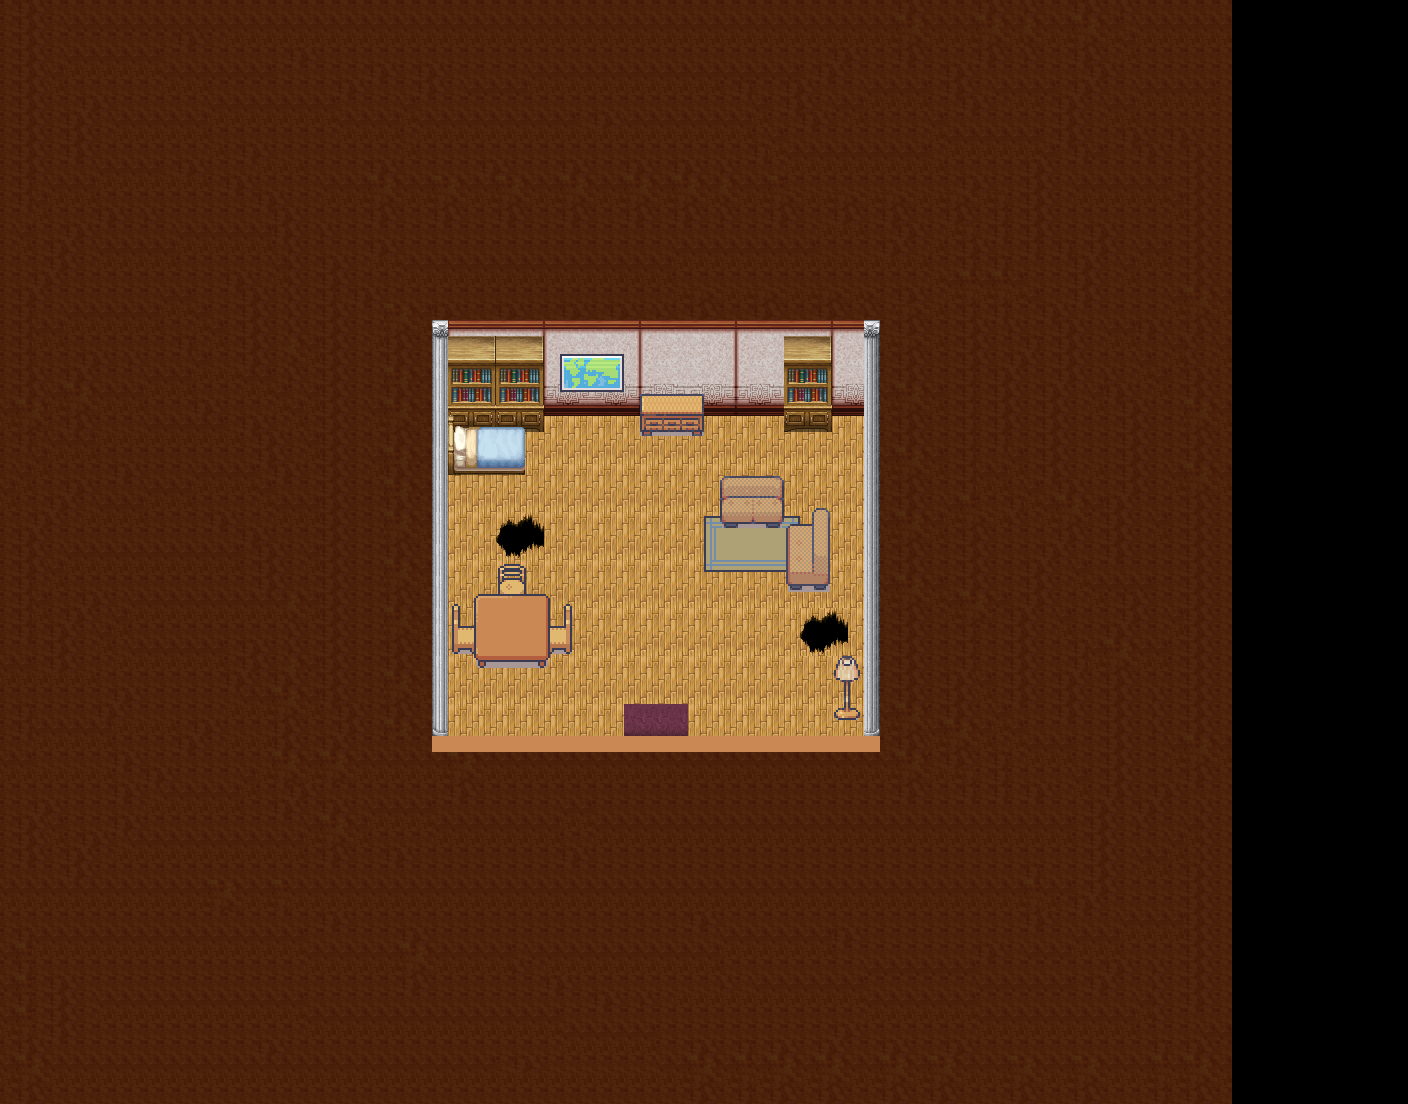

Tiled map render using the project's own tile images. Description and the map definition, with tile-layer contents summarised, below:
An orthogonal 88x69 tile map with 16x16 px tiles, 7 tile layers (ground_1, carpet_1, wall_1, itemwall_1, ...), 4 tilesets and 20 objects (13x wall, spawn_player, exit_house_player, spawn_house, biblio_1, ...).

<map version="1.10" tiledversion="1.10.2" orientation="orthogonal" renderorder="right-down" width="88" height="69" tilewidth="16" tileheight="16" infinite="0" nextlayerid="11" nextobjectid="26">
 <tileset firstgid="1" source="interiorwalls.tsx" />
 <tileset firstgid="6145" source="beds.tsx" />
 <tileset firstgid="8449" source="woodstuff.tsx" />
 <tileset firstgid="10753" source="decoration.tsx" />
 <layer id="1" name="ground_1" width="88" height="69">
  <data>[6072 cells, 5107 non-empty, 45 distinct tile ids]</data>
 </layer>
 <layer id="8" name="carpet_1" width="88" height="69">
  <data>[6072 cells, 24 non-empty, 24 distinct tile ids]</data>
 </layer>
 <layer id="4" name="wall_1" width="88" height="69">
  <data>[6072 cells, 156 non-empty, 30 distinct tile ids]</data>
 </layer>
 <layer id="5" name="itemwall_1" width="88" height="69">
  <data>[6072 cells, 12 non-empty, 12 distinct tile ids]</data>
 </layer>
 <layer id="2" name="item_1" width="88" height="69">
  <data>[6072 cells, 136 non-empty, 100 distinct tile ids]</data>
 </layer>
 <layer id="3" name="item_b1" width="88" height="69">
  <data>[6072 cells, 50 non-empty, 50 distinct tile ids]</data>
 </layer>
 <layer id="6" name="sidewall_1" width="88" height="69">
  <data>[6072 cells, 52 non-empty, 12 distinct tile ids]</data>
 </layer>
 <objectgroup id="9" name="pos">
  <object id="19" name="spawn_player" x="639.001" y="605.001">
   <point />
  </object>
  <object id="20" name="exit_house_player" x="629.333" y="730.667" width="54.6667" height="18.6667" />
  <object id="25" name="spawn_house" x="644.667" y="717.333">
   <point />
  </object>
 </objectgroup>
 <objectgroup id="7" name="wall">
  <object id="1" name="wall" x="434" y="321" width="13" height="445" />
  <object id="2" name="wall" x="864" y="321" width="15" height="445" />
  <object id="3" name="wall" x="436" y="734" width="438" height="32" />
  <object id="4" name="wall" x="450" y="414" width="74" height="55" />
  <object id="6" name="wall" x="469" y="347" width="398" height="67" />
  <object id="9" name="wall" x="478" y="594" width="68" height="71" />
  <object id="10" name="wall" x="451" y="603" width="20" height="49" />
  <object id="11" name="wall" x="541" y="606" width="30" height="44" />
  <object id="12" name="wall" x="500" y="564" width="25" height="43" />
  <object id="13" name="wall" x="835" y="657" width="22" height="62" />
  <object id="14" name="wall" x="722" y="477" width="61" height="43" />
  <object id="15" name="wall" x="791" y="525" width="40" height="61" />
  <object id="17" name="wall" x="801" y="508" width="24" height="19" />
  <object id="18" x="1340" y="446" />
 </objectgroup>
 <objectgroup id="10" name="item">
  <object id="22" name="biblio_1" x="448" y="349.333" width="94" height="75.3333" />
  <object id="23" name="biblio_2" x="784.667" y="372.667" width="48" height="51.3333" />
  <object id="24" name="armoire_quest" x="641.333" y="392" width="62" height="36.6667" />
 </objectgroup>
</map>
